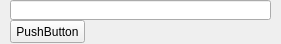
<?xml version="1.0" encoding="UTF-8"?>
<ui version="4.0">
 <class>MainWindow</class>
 <widget class="QMainWindow" name="MainWindow">
  <property name="geometry">
   <rect>
    <x>0</x>
    <y>0</y>
    <width>281</width>
    <height>44</height>
   </rect>
  </property>
  <property name="windowTitle">
   <string>MainWindow</string>
  </property>
  <widget class="QWidget" name="centralWidget">
   <widget class="QPushButton" name="pushButton">
    <property name="geometry">
     <rect>
      <x>10</x>
      <y>20</y>
      <width>75</width>
      <height>23</height>
     </rect>
    </property>
    <property name="text">
     <string>PushButton</string>
    </property>
   </widget>
   <widget class="QLineEdit" name="lineEdit">
    <property name="geometry">
     <rect>
      <x>10</x>
      <y>0</y>
      <width>261</width>
      <height>20</height>
     </rect>
    </property>
   </widget>
  </widget>
 </widget>
 <layoutdefault spacing="6" margin="11"/>
 <resources/>
 <connections/>
</ui>
